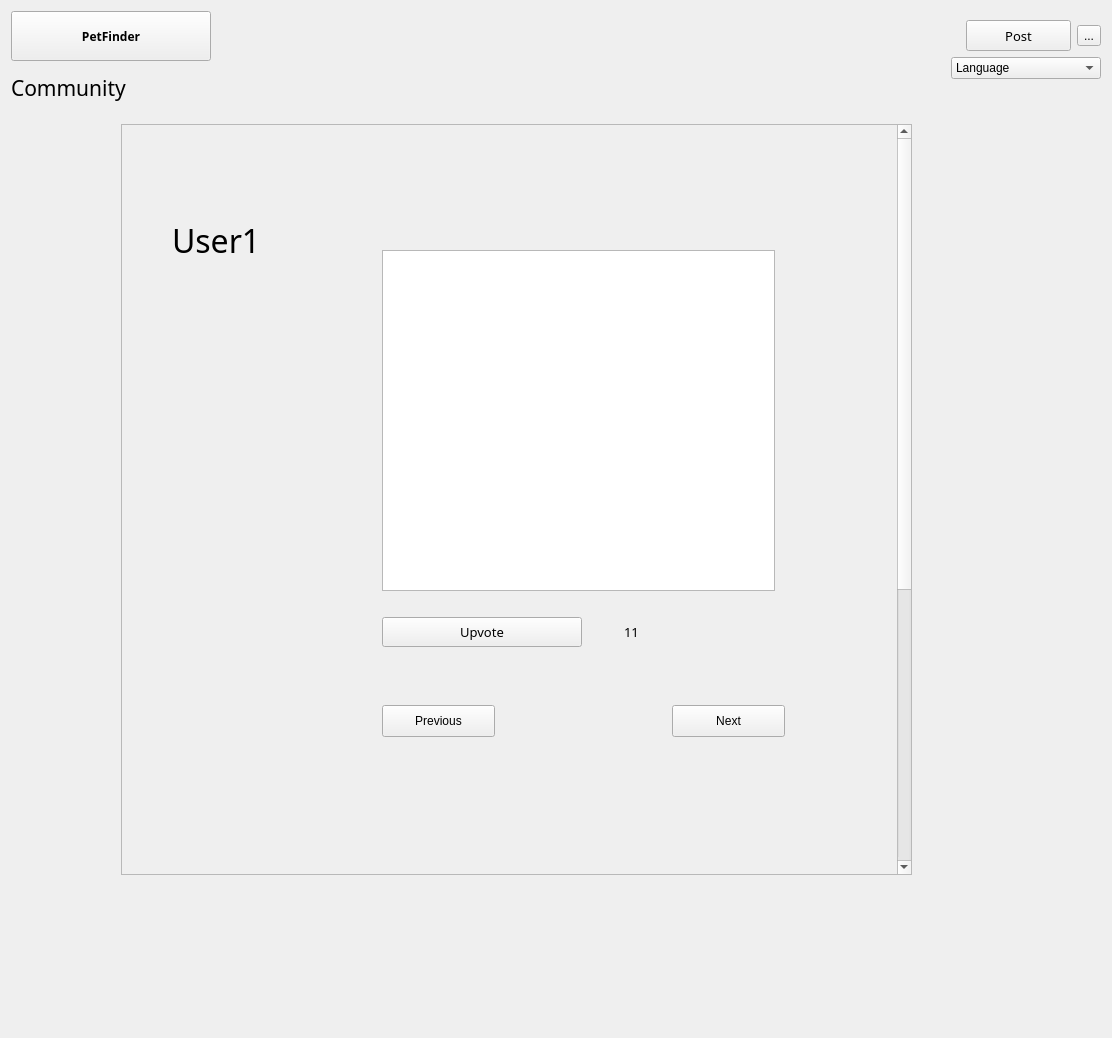
<?xml version="1.0" encoding="UTF-8"?>
<ui version="4.0">
 <class>CommunityPage</class>
 <widget class="QWidget" name="CommunityPage">
  <property name="geometry">
   <rect>
    <x>0</x>
    <y>0</y>
    <width>1112</width>
    <height>1038</height>
   </rect>
  </property>
  <property name="windowTitle">
   <string>Form</string>
  </property>
  <layout class="QHBoxLayout" name="horizontalLayout_10">
   <item>
    <layout class="QVBoxLayout" name="verticalLayout_9">
     <item>
      <layout class="QHBoxLayout" name="horizontalLayout_8">
       <item>
        <layout class="QVBoxLayout" name="verticalLayout">
         <item>
          <layout class="QHBoxLayout" name="horizontalLayout">
           <item>
            <widget class="QPushButton" name="pushButton_Main">
             <property name="minimumSize">
              <size>
               <width>200</width>
               <height>50</height>
              </size>
             </property>
             <property name="maximumSize">
              <size>
               <width>200</width>
               <height>50</height>
              </size>
             </property>
             <property name="font">
              <font>
               <family>Adobe Gothic Std</family>
               <pointsize>9</pointsize>
               <weight>75</weight>
               <bold>true</bold>
              </font>
             </property>
             <property name="text">
              <string>PetFinder</string>
             </property>
            </widget>
           </item>
           <item>
            <widget class="QLabel" name="labelformat">
             <property name="minimumSize">
              <size>
               <width>0</width>
               <height>39</height>
              </size>
             </property>
             <property name="text">
              <string/>
             </property>
            </widget>
           </item>
          </layout>
         </item>
         <item>
          <widget class="QLabel" name="label">
           <property name="minimumSize">
            <size>
             <width>141</width>
             <height>41</height>
            </size>
           </property>
           <property name="maximumSize">
            <size>
             <width>200</width>
             <height>16777215</height>
            </size>
           </property>
           <property name="font">
            <font>
             <family>Adobe Ming Std</family>
             <pointsize>16</pointsize>
             <weight>50</weight>
             <bold>false</bold>
            </font>
           </property>
           <property name="text">
            <string>Community</string>
           </property>
          </widget>
         </item>
        </layout>
       </item>
       <item>
        <layout class="QVBoxLayout" name="verticalLayout_6">
         <item>
          <layout class="QVBoxLayout" name="verticalLayout_5">
           <item>
            <layout class="QHBoxLayout" name="horizontalLayout_5">
             <item>
              <spacer name="horizontalSpacer_4">
               <property name="orientation">
                <enum>Qt::Horizontal</enum>
               </property>
               <property name="sizeHint" stdset="0">
                <size>
                 <width>40</width>
                 <height>20</height>
                </size>
               </property>
              </spacer>
             </item>
             <item>
              <widget class="QPushButton" name="pushButton_post">
               <property name="minimumSize">
                <size>
                 <width>105</width>
                 <height>31</height>
                </size>
               </property>
               <property name="font">
                <font>
                 <family>黑体</family>
                 <pointsize>10</pointsize>
                </font>
               </property>
               <property name="text">
                <string>Post</string>
               </property>
              </widget>
             </item>
             <item>
              <widget class="QToolButton" name="toolButton">
               <property name="text">
                <string>...</string>
               </property>
               <property name="icon">
                <iconset resource="../project/Resources.qrc">
                 <normaloff>:/imgs/CommunityIcons_profile.png</normaloff>:/imgs/CommunityIcons_profile.png</iconset>
               </property>
               <property name="iconSize">
                <size>
                 <width>30</width>
                 <height>30</height>
                </size>
               </property>
               <property name="arrowType">
                <enum>Qt::NoArrow</enum>
               </property>
              </widget>
             </item>
            </layout>
           </item>
           <item>
            <layout class="QHBoxLayout" name="horizontalLayout_3">
             <item>
              <spacer name="horizontalSpacer_2">
               <property name="orientation">
                <enum>Qt::Horizontal</enum>
               </property>
               <property name="sizeHint" stdset="0">
                <size>
                 <width>40</width>
                 <height>20</height>
                </size>
               </property>
              </spacer>
             </item>
             <item>
              <widget class="QComboBox" name="comboBox_Language">
               <property name="minimumSize">
                <size>
                 <width>150</width>
                 <height>20</height>
                </size>
               </property>
               <property name="maximumSize">
                <size>
                 <width>150</width>
                 <height>16777215</height>
                </size>
               </property>
               <item>
                <property name="text">
                 <string>Language</string>
                </property>
               </item>
               <item>
                <property name="text">
                 <string>English</string>
                </property>
               </item>
               <item>
                <property name="text">
                 <string>Spanish</string>
                </property>
               </item>
              </widget>
             </item>
            </layout>
           </item>
          </layout>
         </item>
         <item>
          <layout class="QHBoxLayout" name="horizontalLayout_2">
           <item>
            <layout class="QVBoxLayout" name="verticalLayout_4"/>
           </item>
           <item>
            <layout class="QVBoxLayout" name="verticalLayout_3"/>
           </item>
           <item>
            <layout class="QVBoxLayout" name="verticalLayout_2"/>
           </item>
           <item>
            <spacer name="horizontalSpacer_9">
             <property name="orientation">
              <enum>Qt::Horizontal</enum>
             </property>
             <property name="sizeHint" stdset="0">
              <size>
               <width>40</width>
               <height>20</height>
              </size>
             </property>
            </spacer>
           </item>
          </layout>
         </item>
        </layout>
       </item>
      </layout>
     </item>
     <item>
      <widget class="QStackedWidget" name="stackedWidget">
       <property name="currentIndex">
        <number>0</number>
       </property>
       <widget class="QWidget" name="Cat">
        <widget class="QScrollArea" name="scrollArea_2">
         <property name="geometry">
          <rect>
           <x>110</x>
           <y>10</y>
           <width>791</width>
           <height>751</height>
          </rect>
         </property>
         <property name="minimumSize">
          <size>
           <width>791</width>
           <height>751</height>
          </size>
         </property>
         <property name="widgetResizable">
          <bool>true</bool>
         </property>
         <widget class="QWidget" name="scrollAreaWidgetContents_2">
          <property name="geometry">
           <rect>
            <x>0</x>
            <y>0</y>
            <width>789</width>
            <height>1200</height>
           </rect>
          </property>
          <property name="minimumSize">
           <size>
            <width>0</width>
            <height>1200</height>
           </size>
          </property>
          <widget class="QLabel" name="label_userName">
           <property name="geometry">
            <rect>
             <x>50</x>
             <y>90</y>
             <width>101</width>
             <height>51</height>
            </rect>
           </property>
           <property name="font">
            <font>
             <family>.SF NS Text</family>
             <pointsize>24</pointsize>
            </font>
           </property>
           <property name="text">
            <string>User1</string>
           </property>
          </widget>
          <widget class="QWidget" name="layoutWidget_3">
           <property name="geometry">
            <rect>
             <x>260</x>
             <y>90</y>
             <width>393</width>
             <height>432</height>
            </rect>
           </property>
           <layout class="QVBoxLayout" name="verticalLayout_8">
            <item>
             <layout class="QHBoxLayout" name="horizontalLayout_7">
              <item>
               <spacer name="horizontalSpacer_6">
                <property name="orientation">
                 <enum>Qt::Horizontal</enum>
                </property>
                <property name="sizeHint" stdset="0">
                 <size>
                  <width>40</width>
                  <height>20</height>
                 </size>
                </property>
               </spacer>
              </item>
              <item>
               <widget class="QLabel" name="label_explore_2">
                <property name="font">
                 <font>
                  <family>Adobe Caslon Pro</family>
                  <pointsize>16</pointsize>
                 </font>
                </property>
                <property name="text">
                 <string/>
                </property>
               </widget>
              </item>
              <item>
               <spacer name="horizontalSpacer_7">
                <property name="orientation">
                 <enum>Qt::Horizontal</enum>
                </property>
                <property name="sizeHint" stdset="0">
                 <size>
                  <width>40</width>
                  <height>20</height>
                 </size>
                </property>
               </spacer>
              </item>
             </layout>
            </item>
            <item>
             <widget class="QTextEdit" name="textEdit">
              <property name="enabled">
               <bool>true</bool>
              </property>
              <property name="readOnly">
               <bool>true</bool>
              </property>
             </widget>
            </item>
            <item>
             <widget class="QLabel" name="label_pic">
              <property name="maximumSize">
               <size>
                <width>391</width>
                <height>351</height>
               </size>
              </property>
              <property name="contextMenuPolicy">
               <enum>Qt::DefaultContextMenu</enum>
              </property>
              <property name="text">
               <string/>
              </property>
              <property name="scaledContents">
               <bool>true</bool>
              </property>
             </widget>
            </item>
            <item>
             <layout class="QHBoxLayout" name="horizontalLayout_9">
              <item>
               <widget class="QPushButton" name="pushButton_Upvote">
                <property name="minimumSize">
                 <size>
                  <width>200</width>
                  <height>30</height>
                 </size>
                </property>
                <property name="maximumSize">
                 <size>
                  <width>200</width>
                  <height>16777215</height>
                 </size>
                </property>
                <property name="font">
                 <font>
                  <family>黑体</family>
                  <pointsize>10</pointsize>
                 </font>
                </property>
                <property name="text">
                 <string>Upvote</string>
                </property>
               </widget>
              </item>
              <item>
               <widget class="QLabel" name="label_like_3">
                <property name="minimumSize">
                 <size>
                  <width>30</width>
                  <height>27</height>
                 </size>
                </property>
                <property name="maximumSize">
                 <size>
                  <width>30</width>
                  <height>27</height>
                 </size>
                </property>
                <property name="text">
                 <string/>
                </property>
                <property name="pixmap">
                 <pixmap resource="../project/Resources.qrc">:/imgs/explore_like1.png</pixmap>
                </property>
                <property name="scaledContents">
                 <bool>true</bool>
                </property>
               </widget>
              </item>
              <item>
               <widget class="QLabel" name="label_numOfLikes">
                <property name="font">
                 <font>
                  <family>黑体</family>
                  <pointsize>10</pointsize>
                 </font>
                </property>
                <property name="text">
                 <string>11</string>
                </property>
               </widget>
              </item>
             </layout>
            </item>
           </layout>
          </widget>
          <widget class="QPushButton" name="pushButton">
           <property name="geometry">
            <rect>
             <x>550</x>
             <y>580</y>
             <width>113</width>
             <height>32</height>
            </rect>
           </property>
           <property name="text">
            <string>Next</string>
           </property>
          </widget>
          <widget class="QPushButton" name="pushButton_2">
           <property name="geometry">
            <rect>
             <x>260</x>
             <y>580</y>
             <width>113</width>
             <height>32</height>
            </rect>
           </property>
           <property name="text">
            <string>Previous</string>
           </property>
          </widget>
         </widget>
        </widget>
       </widget>
       <widget class="QWidget" name="Dog">
        <widget class="QScrollArea" name="scrollArea_3">
         <property name="geometry">
          <rect>
           <x>0</x>
           <y>0</y>
           <width>1061</width>
           <height>861</height>
          </rect>
         </property>
         <property name="minimumSize">
          <size>
           <width>791</width>
           <height>751</height>
          </size>
         </property>
         <property name="widgetResizable">
          <bool>true</bool>
         </property>
         <widget class="QWidget" name="scrollAreaWidgetContents_3">
          <property name="geometry">
           <rect>
            <x>0</x>
            <y>0</y>
            <width>1059</width>
            <height>1200</height>
           </rect>
          </property>
          <property name="minimumSize">
           <size>
            <width>0</width>
            <height>1200</height>
           </size>
          </property>
          <widget class="QPushButton" name="pushButton_follow1_5">
           <property name="geometry">
            <rect>
             <x>740</x>
             <y>30</y>
             <width>101</width>
             <height>30</height>
            </rect>
           </property>
           <property name="minimumSize">
            <size>
             <width>0</width>
             <height>30</height>
            </size>
           </property>
           <property name="text">
            <string>Follow</string>
           </property>
          </widget>
          <widget class="QPushButton" name="pushButton_follow1_6">
           <property name="geometry">
            <rect>
             <x>750</x>
             <y>600</y>
             <width>101</width>
             <height>30</height>
            </rect>
           </property>
           <property name="minimumSize">
            <size>
             <width>0</width>
             <height>30</height>
            </size>
           </property>
           <property name="text">
            <string>Follow</string>
           </property>
          </widget>
          <widget class="QLabel" name="label_4">
           <property name="geometry">
            <rect>
             <x>90</x>
             <y>30</y>
             <width>71</width>
             <height>21</height>
            </rect>
           </property>
           <property name="font">
            <font>
             <family>黑体</family>
             <pointsize>10</pointsize>
            </font>
           </property>
           <property name="text">
            <string>User1</string>
           </property>
          </widget>
          <widget class="QLabel" name="label_8">
           <property name="geometry">
            <rect>
             <x>90</x>
             <y>600</y>
             <width>81</width>
             <height>21</height>
            </rect>
           </property>
           <property name="font">
            <font>
             <family>黑体</family>
             <pointsize>10</pointsize>
            </font>
           </property>
           <property name="text">
            <string>User2</string>
           </property>
          </widget>
          <widget class="QWidget" name="layoutWidget_4">
           <property name="geometry">
            <rect>
             <x>260</x>
             <y>30</y>
             <width>393</width>
             <height>432</height>
            </rect>
           </property>
           <layout class="QVBoxLayout" name="verticalLayout_12">
            <item>
             <layout class="QHBoxLayout" name="horizontalLayout_11">
              <item>
               <spacer name="horizontalSpacer_13">
                <property name="orientation">
                 <enum>Qt::Horizontal</enum>
                </property>
                <property name="sizeHint" stdset="0">
                 <size>
                  <width>40</width>
                  <height>20</height>
                 </size>
                </property>
               </spacer>
              </item>
              <item>
               <widget class="QLabel" name="label_explore_5">
                <property name="font">
                 <font>
                  <family>Adobe Caslon Pro</family>
                  <pointsize>16</pointsize>
                 </font>
                </property>
                <property name="text">
                 <string>Practice2</string>
                </property>
               </widget>
              </item>
              <item>
               <spacer name="horizontalSpacer_14">
                <property name="orientation">
                 <enum>Qt::Horizontal</enum>
                </property>
                <property name="sizeHint" stdset="0">
                 <size>
                  <width>40</width>
                  <height>20</height>
                 </size>
                </property>
               </spacer>
              </item>
             </layout>
            </item>
            <item>
             <widget class="QLabel" name="labelImage_explore_5">
              <property name="maximumSize">
               <size>
                <width>391</width>
                <height>351</height>
               </size>
              </property>
              <property name="text">
               <string/>
              </property>
              <property name="pixmap">
               <pixmap resource="../project/Resources.qrc">:/imgs/Explore_post3.png</pixmap>
              </property>
              <property name="scaledContents">
               <bool>true</bool>
              </property>
             </widget>
            </item>
            <item>
             <layout class="QHBoxLayout" name="horizontalLayout_12">
              <item>
               <widget class="QPushButton" name="pushButton_Upvote1_3">
                <property name="minimumSize">
                 <size>
                  <width>200</width>
                  <height>30</height>
                 </size>
                </property>
                <property name="maximumSize">
                 <size>
                  <width>200</width>
                  <height>16777215</height>
                 </size>
                </property>
                <property name="font">
                 <font>
                  <family>黑体</family>
                  <pointsize>10</pointsize>
                 </font>
                </property>
                <property name="text">
                 <string>Upvote</string>
                </property>
               </widget>
              </item>
              <item>
               <widget class="QLabel" name="label_like_2">
                <property name="minimumSize">
                 <size>
                  <width>30</width>
                  <height>27</height>
                 </size>
                </property>
                <property name="maximumSize">
                 <size>
                  <width>30</width>
                  <height>27</height>
                 </size>
                </property>
                <property name="text">
                 <string/>
                </property>
                <property name="pixmap">
                 <pixmap resource="../project/Resources.qrc">:/imgs/explore_like1.png</pixmap>
                </property>
                <property name="scaledContents">
                 <bool>true</bool>
                </property>
               </widget>
              </item>
              <item>
               <widget class="QLabel" name="label_numOfLikes_2">
                <property name="font">
                 <font>
                  <family>黑体</family>
                  <pointsize>10</pointsize>
                 </font>
                </property>
                <property name="text">
                 <string>17</string>
                </property>
               </widget>
              </item>
             </layout>
            </item>
           </layout>
          </widget>
          <widget class="QWidget" name="layoutWidget_7">
           <property name="geometry">
            <rect>
             <x>260</x>
             <y>600</y>
             <width>393</width>
             <height>432</height>
            </rect>
           </property>
           <layout class="QVBoxLayout" name="verticalLayout_13">
            <item>
             <layout class="QHBoxLayout" name="horizontalLayout_19">
              <item>
               <spacer name="horizontalSpacer_15">
                <property name="orientation">
                 <enum>Qt::Horizontal</enum>
                </property>
                <property name="sizeHint" stdset="0">
                 <size>
                  <width>40</width>
                  <height>20</height>
                 </size>
                </property>
               </spacer>
              </item>
              <item>
               <widget class="QLabel" name="label_explore_6">
                <property name="font">
                 <font>
                  <family>Adobe Caslon Pro</family>
                  <pointsize>16</pointsize>
                 </font>
                </property>
                <property name="text">
                 <string>Daily Update</string>
                </property>
               </widget>
              </item>
              <item>
               <spacer name="horizontalSpacer_16">
                <property name="orientation">
                 <enum>Qt::Horizontal</enum>
                </property>
                <property name="sizeHint" stdset="0">
                 <size>
                  <width>40</width>
                  <height>20</height>
                 </size>
                </property>
               </spacer>
              </item>
             </layout>
            </item>
            <item>
             <widget class="QLabel" name="labelImage_explore_6">
              <property name="maximumSize">
               <size>
                <width>391</width>
                <height>351</height>
               </size>
              </property>
              <property name="text">
               <string/>
              </property>
              <property name="pixmap">
               <pixmap resource="../project/Resources.qrc">:/imgs/explore_post4.jpg</pixmap>
              </property>
              <property name="scaledContents">
               <bool>true</bool>
              </property>
             </widget>
            </item>
            <item>
             <layout class="QHBoxLayout" name="horizontalLayout_20">
              <item>
               <widget class="QPushButton" name="pushButton_Upvote2_2">
                <property name="minimumSize">
                 <size>
                  <width>200</width>
                  <height>30</height>
                 </size>
                </property>
                <property name="maximumSize">
                 <size>
                  <width>200</width>
                  <height>16777215</height>
                 </size>
                </property>
                <property name="font">
                 <font>
                  <family>黑体</family>
                  <pointsize>10</pointsize>
                 </font>
                </property>
                <property name="text">
                 <string>Upvote</string>
                </property>
               </widget>
              </item>
              <item>
               <widget class="QLabel" name="label_like_6">
                <property name="minimumSize">
                 <size>
                  <width>30</width>
                  <height>27</height>
                 </size>
                </property>
                <property name="maximumSize">
                 <size>
                  <width>30</width>
                  <height>27</height>
                 </size>
                </property>
                <property name="text">
                 <string/>
                </property>
                <property name="pixmap">
                 <pixmap resource="../project/Resources.qrc">:/imgs/explore_like1.png</pixmap>
                </property>
                <property name="scaledContents">
                 <bool>true</bool>
                </property>
               </widget>
              </item>
              <item>
               <widget class="QLabel" name="label_numOfLikes2_2">
                <property name="font">
                 <font>
                  <family>黑体</family>
                  <pointsize>10</pointsize>
                 </font>
                </property>
                <property name="text">
                 <string>15</string>
                </property>
               </widget>
              </item>
             </layout>
            </item>
           </layout>
          </widget>
         </widget>
        </widget>
       </widget>
       <widget class="QWidget" name="OtherPets">
        <widget class="QScrollArea" name="scrollArea_4">
         <property name="geometry">
          <rect>
           <x>0</x>
           <y>0</y>
           <width>1061</width>
           <height>851</height>
          </rect>
         </property>
         <property name="minimumSize">
          <size>
           <width>791</width>
           <height>751</height>
          </size>
         </property>
         <property name="widgetResizable">
          <bool>true</bool>
         </property>
         <widget class="QWidget" name="scrollAreaWidgetContents_4">
          <property name="geometry">
           <rect>
            <x>0</x>
            <y>0</y>
            <width>1059</width>
            <height>1200</height>
           </rect>
          </property>
          <property name="minimumSize">
           <size>
            <width>0</width>
            <height>1200</height>
           </size>
          </property>
          <widget class="QPushButton" name="pushButton_follow1_7">
           <property name="geometry">
            <rect>
             <x>740</x>
             <y>30</y>
             <width>101</width>
             <height>30</height>
            </rect>
           </property>
           <property name="minimumSize">
            <size>
             <width>0</width>
             <height>30</height>
            </size>
           </property>
           <property name="text">
            <string>Follow</string>
           </property>
          </widget>
          <widget class="QPushButton" name="pushButton_follow1_8">
           <property name="geometry">
            <rect>
             <x>750</x>
             <y>600</y>
             <width>101</width>
             <height>30</height>
            </rect>
           </property>
           <property name="minimumSize">
            <size>
             <width>0</width>
             <height>30</height>
            </size>
           </property>
           <property name="text">
            <string>Follow</string>
           </property>
          </widget>
          <widget class="QLabel" name="label_9">
           <property name="geometry">
            <rect>
             <x>90</x>
             <y>30</y>
             <width>71</width>
             <height>21</height>
            </rect>
           </property>
           <property name="font">
            <font>
             <family>黑体</family>
             <pointsize>10</pointsize>
            </font>
           </property>
           <property name="text">
            <string>User1</string>
           </property>
          </widget>
          <widget class="QLabel" name="label_10">
           <property name="geometry">
            <rect>
             <x>90</x>
             <y>600</y>
             <width>81</width>
             <height>21</height>
            </rect>
           </property>
           <property name="font">
            <font>
             <family>黑体</family>
             <pointsize>10</pointsize>
            </font>
           </property>
           <property name="text">
            <string>User2</string>
           </property>
          </widget>
          <widget class="QWidget" name="layoutWidget_8">
           <property name="geometry">
            <rect>
             <x>260</x>
             <y>30</y>
             <width>393</width>
             <height>432</height>
            </rect>
           </property>
           <layout class="QVBoxLayout" name="verticalLayout_14">
            <item>
             <layout class="QHBoxLayout" name="horizontalLayout_22">
              <item>
               <spacer name="horizontalSpacer_17">
                <property name="orientation">
                 <enum>Qt::Horizontal</enum>
                </property>
                <property name="sizeHint" stdset="0">
                 <size>
                  <width>40</width>
                  <height>20</height>
                 </size>
                </property>
               </spacer>
              </item>
              <item>
               <widget class="QLabel" name="label_explore_7">
                <property name="font">
                 <font>
                  <family>Adobe Caslon Pro</family>
                  <pointsize>16</pointsize>
                 </font>
                </property>
                <property name="text">
                 <string>Sketch</string>
                </property>
               </widget>
              </item>
              <item>
               <spacer name="horizontalSpacer_18">
                <property name="orientation">
                 <enum>Qt::Horizontal</enum>
                </property>
                <property name="sizeHint" stdset="0">
                 <size>
                  <width>40</width>
                  <height>20</height>
                 </size>
                </property>
               </spacer>
              </item>
             </layout>
            </item>
            <item>
             <widget class="QLabel" name="labelImage_explore_7">
              <property name="maximumSize">
               <size>
                <width>391</width>
                <height>351</height>
               </size>
              </property>
              <property name="text">
               <string/>
              </property>
              <property name="pixmap">
               <pixmap resource="../project/Resources.qrc">:/imgs/explore_post5.jpg</pixmap>
              </property>
              <property name="scaledContents">
               <bool>true</bool>
              </property>
             </widget>
            </item>
            <item>
             <layout class="QHBoxLayout" name="horizontalLayout_23">
              <item>
               <widget class="QPushButton" name="pushButton_Upvote1_4">
                <property name="minimumSize">
                 <size>
                  <width>200</width>
                  <height>30</height>
                 </size>
                </property>
                <property name="maximumSize">
                 <size>
                  <width>200</width>
                  <height>16777215</height>
                 </size>
                </property>
                <property name="font">
                 <font>
                  <family>黑体</family>
                  <pointsize>10</pointsize>
                 </font>
                </property>
                <property name="text">
                 <string>Upvote</string>
                </property>
               </widget>
              </item>
              <item>
               <widget class="QLabel" name="label_like_7">
                <property name="minimumSize">
                 <size>
                  <width>30</width>
                  <height>27</height>
                 </size>
                </property>
                <property name="maximumSize">
                 <size>
                  <width>30</width>
                  <height>27</height>
                 </size>
                </property>
                <property name="text">
                 <string/>
                </property>
                <property name="pixmap">
                 <pixmap resource="../project/Resources.qrc">:/imgs/explore_like1.png</pixmap>
                </property>
                <property name="scaledContents">
                 <bool>true</bool>
                </property>
               </widget>
              </item>
              <item>
               <widget class="QLabel" name="label_numOfLikes_3">
                <property name="font">
                 <font>
                  <family>黑体</family>
                  <pointsize>10</pointsize>
                 </font>
                </property>
                <property name="text">
                 <string>15</string>
                </property>
               </widget>
              </item>
             </layout>
            </item>
           </layout>
          </widget>
          <widget class="QWidget" name="layoutWidget_14">
           <property name="geometry">
            <rect>
             <x>261</x>
             <y>600</y>
             <width>393</width>
             <height>432</height>
            </rect>
           </property>
           <layout class="QVBoxLayout" name="verticalLayout_15">
            <item>
             <layout class="QHBoxLayout" name="horizontalLayout_24">
              <item>
               <spacer name="horizontalSpacer_19">
                <property name="orientation">
                 <enum>Qt::Horizontal</enum>
                </property>
                <property name="sizeHint" stdset="0">
                 <size>
                  <width>40</width>
                  <height>20</height>
                 </size>
                </property>
               </spacer>
              </item>
              <item>
               <widget class="QLabel" name="label_explore_8">
                <property name="font">
                 <font>
                  <family>Adobe Caslon Pro</family>
                  <pointsize>16</pointsize>
                 </font>
                </property>
                <property name="text">
                 <string>Photoshop</string>
                </property>
               </widget>
              </item>
              <item>
               <spacer name="horizontalSpacer_20">
                <property name="orientation">
                 <enum>Qt::Horizontal</enum>
                </property>
                <property name="sizeHint" stdset="0">
                 <size>
                  <width>40</width>
                  <height>20</height>
                 </size>
                </property>
               </spacer>
              </item>
             </layout>
            </item>
            <item>
             <widget class="QLabel" name="labelImage_explore_8">
              <property name="maximumSize">
               <size>
                <width>391</width>
                <height>351</height>
               </size>
              </property>
              <property name="text">
               <string/>
              </property>
              <property name="pixmap">
               <pixmap resource="../project/Resources.qrc">:/imgs/MainOther.jpg</pixmap>
              </property>
              <property name="scaledContents">
               <bool>true</bool>
              </property>
             </widget>
            </item>
            <item>
             <layout class="QHBoxLayout" name="horizontalLayout_25">
              <item>
               <widget class="QPushButton" name="pushButton_Upvote2_3">
                <property name="minimumSize">
                 <size>
                  <width>200</width>
                  <height>30</height>
                 </size>
                </property>
                <property name="maximumSize">
                 <size>
                  <width>200</width>
                  <height>16777215</height>
                 </size>
                </property>
                <property name="font">
                 <font>
                  <family>黑体</family>
                  <pointsize>10</pointsize>
                 </font>
                </property>
                <property name="text">
                 <string>Upvote</string>
                </property>
               </widget>
              </item>
              <item>
               <widget class="QLabel" name="label_like_8">
                <property name="minimumSize">
                 <size>
                  <width>30</width>
                  <height>27</height>
                 </size>
                </property>
                <property name="maximumSize">
                 <size>
                  <width>30</width>
                  <height>27</height>
                 </size>
                </property>
                <property name="text">
                 <string/>
                </property>
                <property name="pixmap">
                 <pixmap resource="../project/Resources.qrc">:/imgs/explore_like1.png</pixmap>
                </property>
                <property name="scaledContents">
                 <bool>true</bool>
                </property>
               </widget>
              </item>
              <item>
               <widget class="QLabel" name="label_numOfLikes2_3">
                <property name="font">
                 <font>
                  <family>黑体</family>
                  <pointsize>10</pointsize>
                 </font>
                </property>
                <property name="text">
                 <string>20</string>
                </property>
               </widget>
              </item>
             </layout>
            </item>
           </layout>
          </widget>
         </widget>
        </widget>
       </widget>
      </widget>
     </item>
    </layout>
   </item>
  </layout>
 </widget>
 <resources>
  <include location="../project/Resources.qrc"/>
 </resources>
 <connections/>
</ui>
